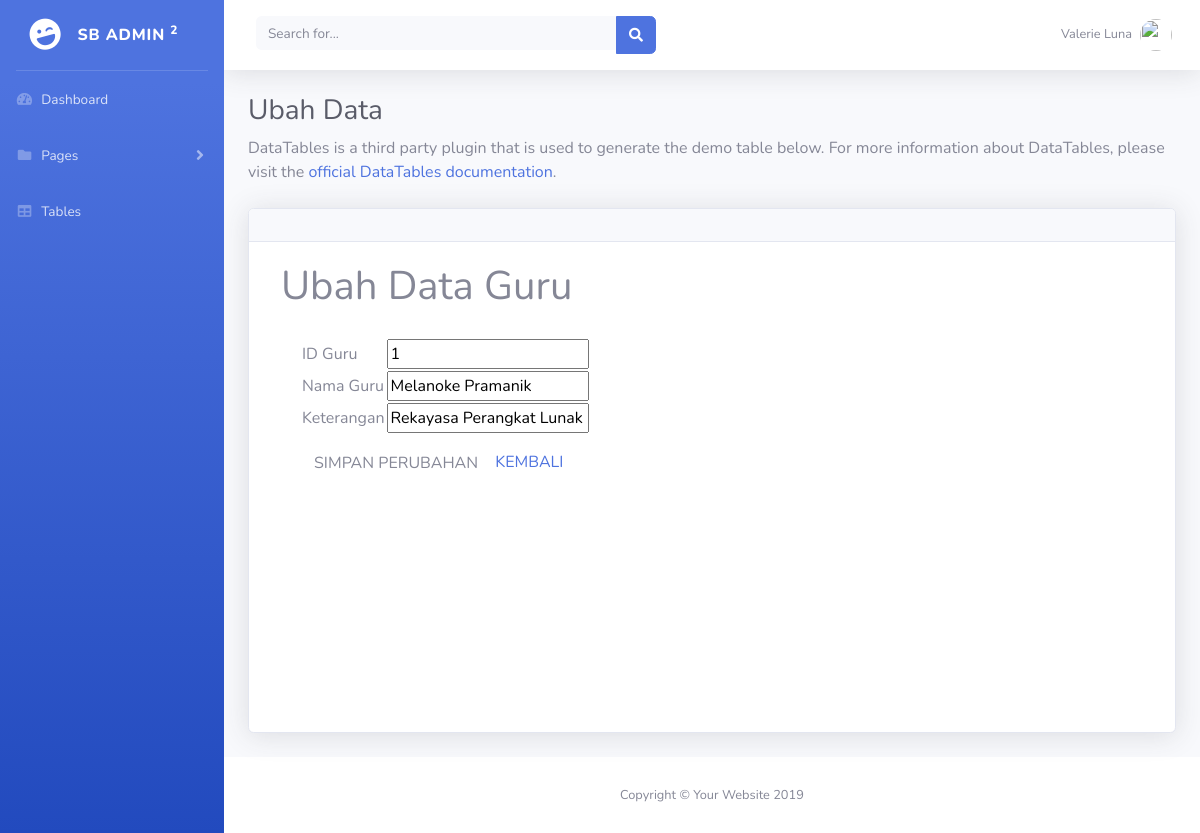
/inside/script/data_guru/ubah.php?id_guru=1, run on the app's committed database.
### tables this page shows
CREATE TABLE IF NOT EXISTS `tb_guru` (
  `id_guru` int(50) NOT NULL AUTO_INCREMENT,
  `nama_guru` varchar(70) NOT NULL,
  `ket_guru` varchar(50) NOT NULL,
  PRIMARY KEY (`id_guru`),
  KEY `id_guru` (`id_guru`),
  KEY `nama_guru` (`nama_guru`)
);

### inside/script/data_guru/ubah.php (the view, shortened to what this page needs)
<?php
  include 'koneksi.php';
  $id_guru=$_GET['id_guru'];
  $guru=mysqli_query($koneksi, "SELECT * FROM tb_guru WHERE id_guru = '$id_guru'");
  $row=mysqli_fetch_array($guru);
?>
<!DOCTYPE html>
<html lang="en">
<head>
  <link href="../../vendor/fontawesome-free/css/all.min.css" rel="stylesheet" type="text/css">
  <link href="../../css/sb-admin-2.min.css" rel="stylesheet">
  <link href="../../vendor/datatables/dataTables.bootstrap4.min.css" rel="stylesheet">
</head>
<body id="page-top">
  <div id="wrapper">
    <ul class="navbar-nav bg-gradient-primary sidebar sidebar-dark accordion" id="accordionSidebar">
      <a class="sidebar-brand d-flex align-items-center justify-content-center" href="../../dashboard.php">
        <div class="sidebar-brand-icon rotate-n-15">
          <i class="fas fa-laugh-wink"></i>
        </div>
        <div class="sidebar-brand-text mx-3">SB Admin <sup>2</sup></div>
      </a>
      <hr class="sidebar-divider my-0">
      <li class="nav-item">
        <a class="nav-link" href="../../dashboard.php">
          <i class="fas fa-fw fa-tachometer-alt"></i>
          <span>Dashboard</span></a>
      </li>
      <li class="nav-item">
        <a class="nav-link collapsed" href="#" data-toggle="collapse" data-target="#collapsePages" aria-expanded="true" aria-controls="collapsePages">
          <i class="fas fa-fw fa-folder"></i>
          <span>Pages</span>
        </a>
      </li>
      <li class="nav-item">
        <a class="nav-link" href="../../tables.php">
          <i class="fas fa-fw fa-table"></i>
          <span>Tables</span></a>
      </li>
    </ul>
    <div id="content-wrapper" class="d-flex flex-column">
      <div id="content">
        <nav class="navbar navbar-expand navbar-light bg-white topbar mb-4 static-top shadow">
          <form class="d-none d-sm-inline-block form-inline mr-auto ml-md-3 my-2 my-md-0 mw-100 navbar-search">
            <div class="input-group">
              <input type="text" class="form-control bg-light border-0 small" placeholder="Search for..." aria-label="Search" aria-describedby="basic-addon2">
              <div class="input-group-append">
                <button class="btn btn-primary" type="button">
                  <i class="fas fa-search fa-sm"></i>
                </button>
              </div>
            </div>
          </form>
          <ul class="navbar-nav ml-auto">
            <li class="nav-item dropdown no-arrow">
              <a class="nav-link dropdown-toggle" href="#" id="userDropdown" role="button" data-toggle="dropdown" aria-haspopup="true" aria-expanded="false">
                <span class="mr-2 d-none d-lg-inline text-gray-600 small">Valerie Luna</span>
                <img class="img-profile rounded-circle" src="https://source.unsplash.com/QAB-WJcbgJk/60x60">
              </a>
            </li>
          </ul>
        </nav>
        <div class="container-fluid">
          <h1 class="h3 mb-2 text-gray-800">Ubah Data </h1>
          <p class="mb-4">DataTables is a third party plugin that is used to generate the demo table below. For more information about DataTables, please visit the <a target="_blank" href="https://datatables.net">official DataTables documentation</a>.</p>
          <div class="card shadow mb-4">
            <div class="card-header py-3">
            </div>
            <div class="card-body">
              <div class="table-responsive">
                <div class = "col-sm-10">
        <h1>Ubah Data Guru</h1>
        <div style="padding-bottom: 210px;">
            <fieldset style = "padding: 10px;">
              <form method="post" action="action_update.php" style="padding: 10px;">
                <table>
                  <tr>
                    <td>ID Guru</td>
                    <td><input type="text" name="id_guru" onkeyup="isi otomatis" value="<?php echo $row['id_guru']; ?>"></td>
                  </tr>
                  <tr>
                    <td>Nama Guru</td>
                    <td><input type="text" name="nama_guru" value="<?php echo $row['nama_guru']; ?>"></td>
                  </tr>
                  <tr>
                    <td>Keterangan</td>
                    <td><input type="text" name="ket_guru" value="<?php echo $row['ket_guru']; ?>"></td>
                  </tr>
                </table>
                <div class="buton" style="padding-top: 10px;">
                  <td colspan="2">
                  <button class="btn" type="submit" value="simpan">SIMPAN PERUBAHAN</button>
                  <a href="../../data_guru.php">KEMBALI</a>
                  </td>
                </div>
              </form>
            </fieldset>
        </div>
      </div>
              </div>
            </div>
          </div>
        </div>
      </div>
      <footer class="sticky-footer bg-white">
        <div class="container my-auto">
          <div class="copyright text-center my-auto">
            <span>Copyright &copy; Your Website 2019</span>
          </div>
        </div>
      </footer>
    </div>
  </div>
</body>
</html>

### data on the page
tb_guru: id_guru "1", nama_guru "Melanoke Pramanik", ket_guru "Rekayasa Perangkat Lunak"
